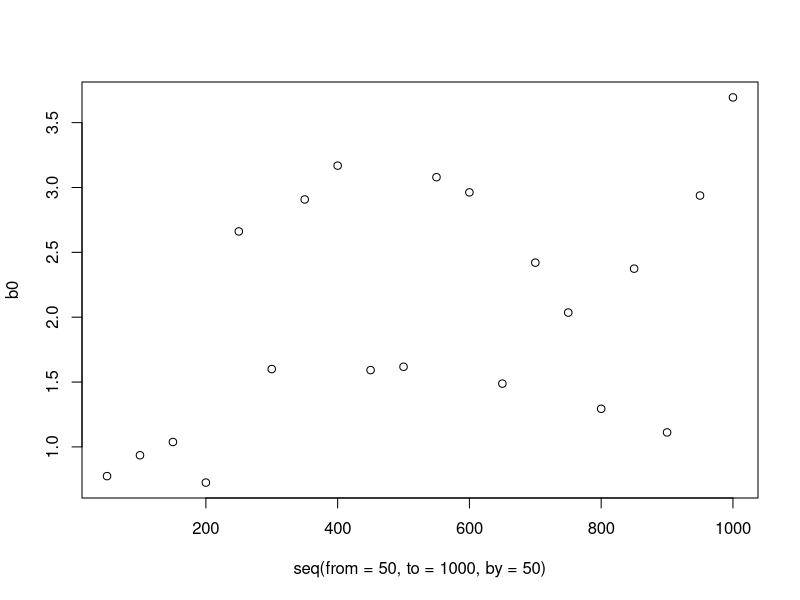
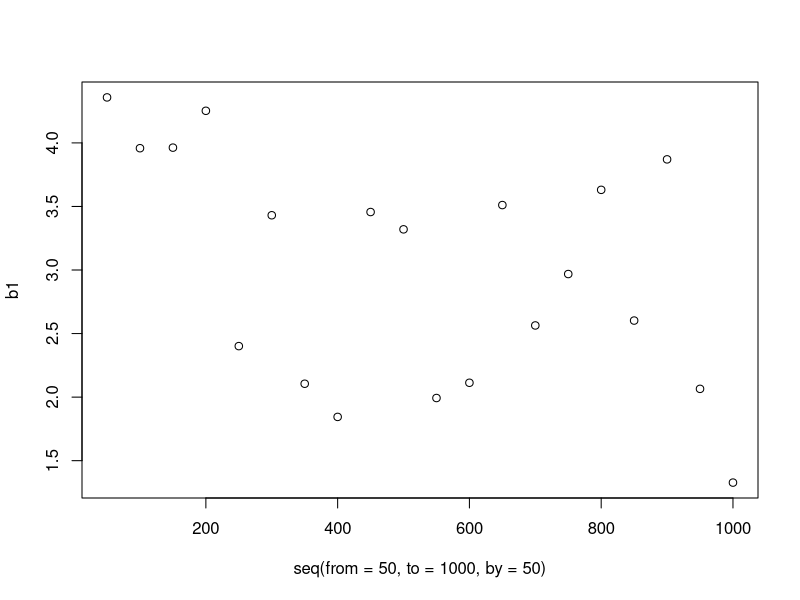
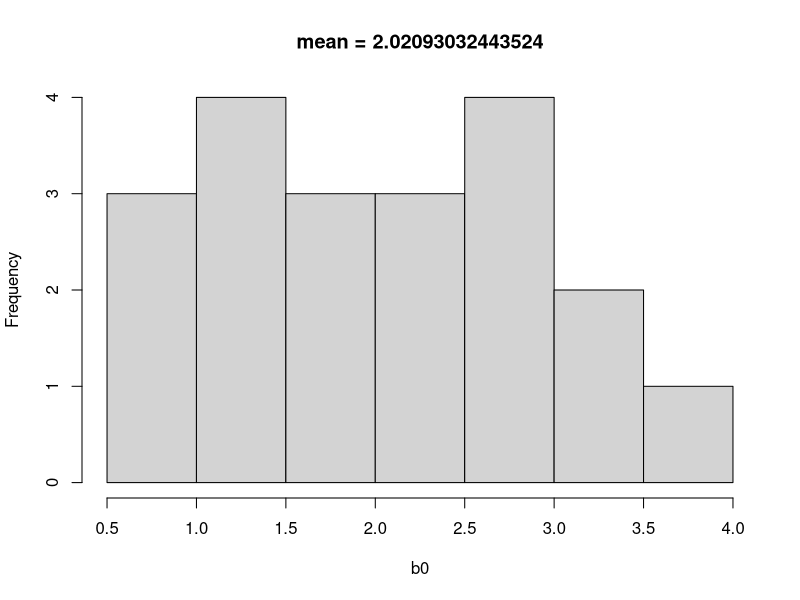
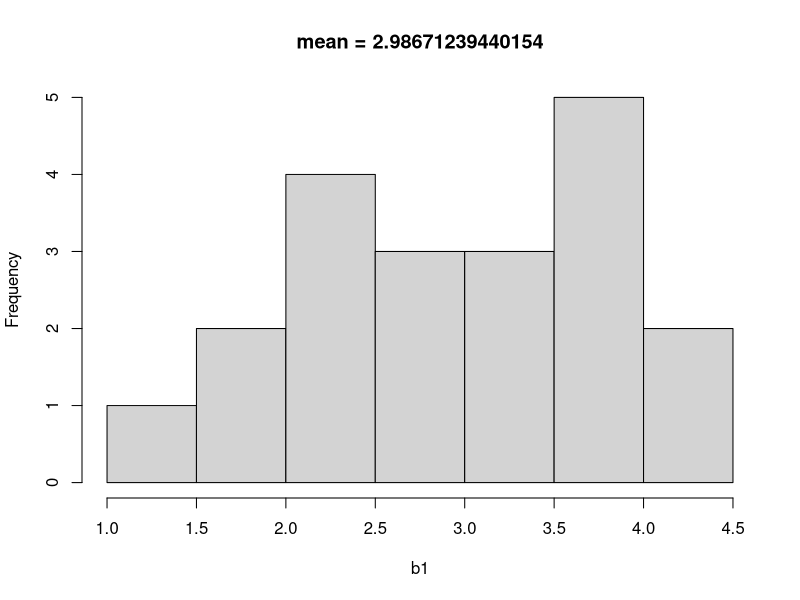
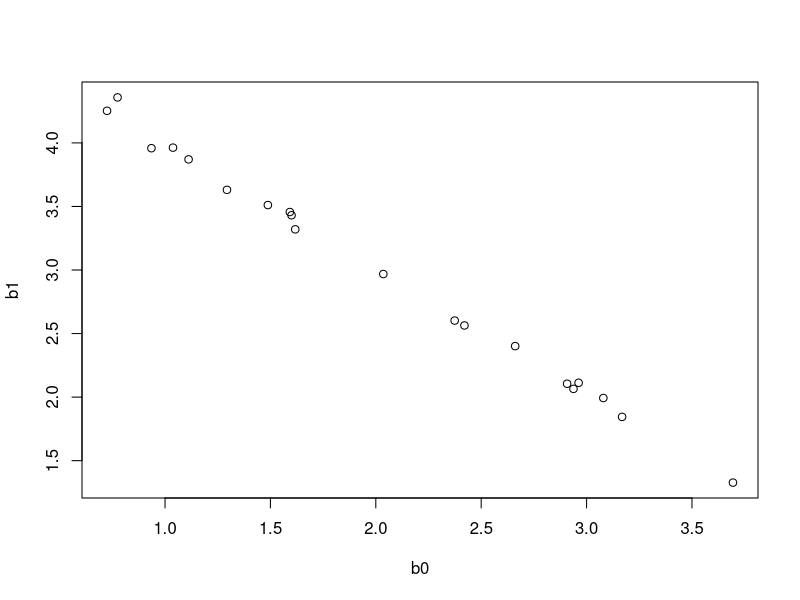
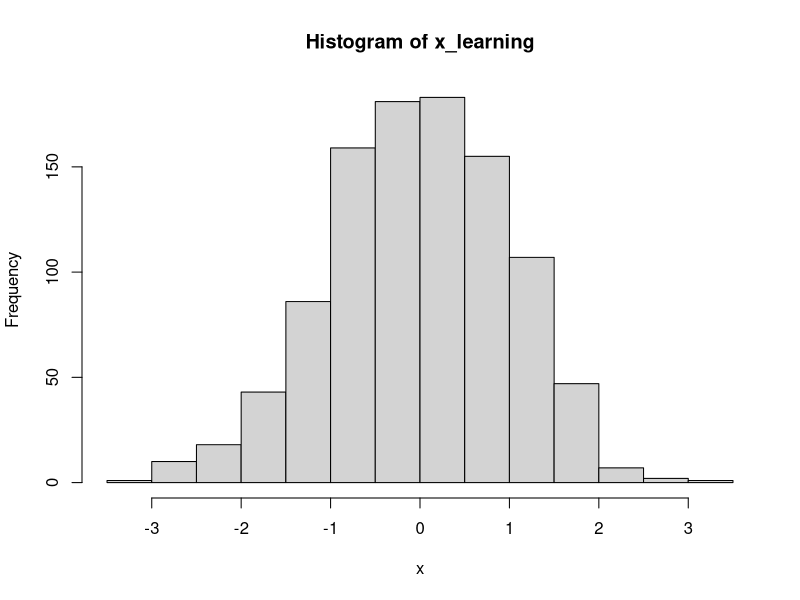
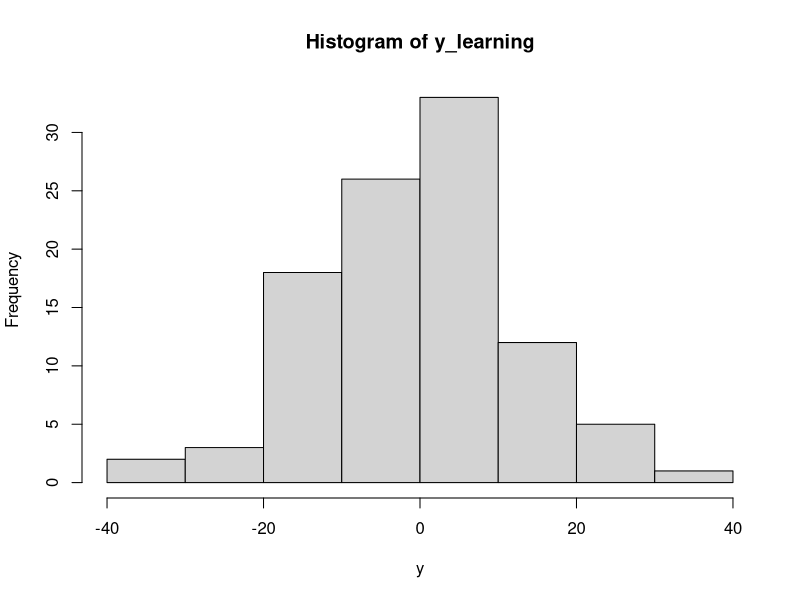
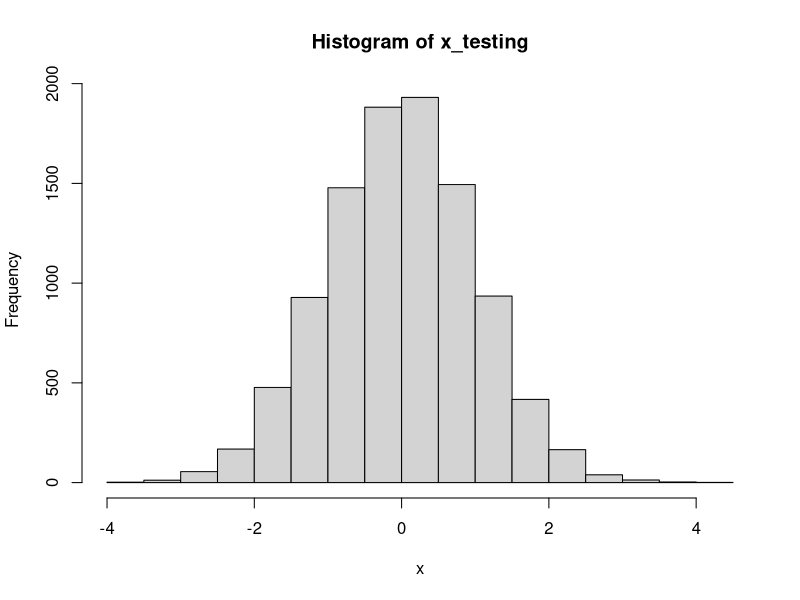

Generate these figures, in order, with R: (Note: this script raises an error after producing the figures.)
rm(list=ls())
#declare weight vectors
b0 <- vector()
b1 <- vector()

for (val in seq(from = 50, to=1000, by = 50)) # for different n, obtain b0 and b1
{
n = val
x1 = matrix(1,n,1) #x1 is n-by-1 matrix
x1 = c(x1, 2) # x1 is now (n+1)-by-1 matrix
e = rnorm(n+1,0,1) # a vector of n+1 normally distributed noise
y = 2+3*x1 + e 
simplefit = lm(y~x1)#least squares linear regression
coeff = coef(simplefit)#get coefficients

#store coeffcients for the current n
b0 = rbind(b0,coeff[1])
b1 = rbind(b1,coeff[2])
}
plot(seq(from = 50, to=1000, by = 50),b0)
plot(seq(from = 50, to=1000, by = 50),b1)
meanb0 = paste("mean =",toString(mean(b0)), sep = " ", collapse = NULL)
meanb1 =  paste("mean =",toString(mean(b1)), sep = " ", collapse = NULL)
hist(b0, main = meanb0)
hist(b1, main = meanb1)
correlation = cor(b0,b1)
plot(b0,b1)



# problem 5
library(MASS)
library(glmnet)
zeros_j = c(0,0,0,0,
            0,0,0,0,0,0)
betas = t(t(c(-4,-3,-2,-1,0,0,1,2,3,4)))
rho = 0.5
sigma = 2

#covariates with autocorrection
gamma_vals = c(1, 1/2, 1/4, 1/8, 1/16, 1/32, 1/64, 1/128, 1/256, 1/512,
                1/2, 1, 1/2, 1/4, 1/8, 1/16, 1/32, 1/64, 1/128, 1/256, 
                1/4, 1/2, 1, 1/2, 1/4, 1/8, 1/16, 1/32, 1/64, 1/128,
                1/8, 1/4, 1/2, 1, 1/2, 1/4, 1/8, 1/16, 1/32, 1/64,
                1/16, 1/8, 1/4, 1/2, 1, 1/2, 1/4, 1/8, 1/16, 1/32,
                1/32, 1/16, 1/8, 1/4, 1/2, 1, 1/2, 1/4, 1/8, 1/16,
                1/64, 1/32, 1/16, 1/8, 1/4, 1/2, 1, 1/2, 1/4, 1/8,
                1/128, 1/64, 1/32, 1/16, 1/8, 1/4, 1/2, 1, 1/2, 1/4,
                1/256, 1/128, 1/64, 1/32, 1/16, 1/8, 1/4, 1/2, 1, 1/2,
                1/512, 1/256, 1/128, 1/64, 1/32, 1/16, 1/8, 1/4, 1/2, 1)
#gamma cov matrix
Gamma = matrix(gamma_vals, nrow = 10, ncol = 10)

x_learning= mvrnorm(n = 100, mu = zeros_j, Sigma = Gamma)#x learning set
y_learning= vector()
for (n in 1:100)
{
  yval = rnorm(1, x_learning[n,]%*%betas, 4)#obtain y for each row in x learning set
  y_learning = c(y_learning,yval) #construct y leanring set
}

x_testing <- mvrnorm(n = 1000, mu = zeros_j, Sigma = Gamma)# x testin set
y_testing = vector()
for (n in 1:1000)
{
  yval = rnorm(1, x_testing[n,]%*%betas, 4)#obtain y for each row in x testing set
  y_testing = c(y_testing,yval)#construct y testing set
}

hist(x_learning,xlab = "x")
hist(y_learning,xlab = "y")
hist(x_testing, xlab = "x")
hist(y_testing, xlab = "y")

#problem b
lambdas <- seq(0,100)#lambdas from 0 to 100

fit.lasso <- glmnet(x_learning, y_learning,family="gaussian", lambda=lambdas, alpha=1)
fit.ridge <- glmnet(x_learning, y_learning,family="gaussian", lambda=lambdas, alpha=0)
fit.elnet <- glmnet(x_learning, y_learning,family="gaussian", lambda=lambdas, alpha=0.5)


plot(as.numeric(unlist(fit.lasso[5])),as.numeric(unlist(fit.lasso[3])), xlab = "lambdas",ylab = "degree of freedom",main = "LASSO")
plot(as.numeric(unlist(fit.ridge[5])),as.numeric(unlist(fit.ridge[3])), xlab = "lambdas",ylab = "degree of freedom",main = "Ridge")
plot(as.numeric(unlist(fit.elnet[5])),as.numeric(unlist(fit.elnet[3])), xlab = "lambdas",ylab = "degree of freedom",main = "Elastic Net")

plot(fit.lasso, xvar="lambda", main="LASSO")
plot(fit.ridge, xvar="lambda", main="Ridge")
plot(fit.elnet, xvar="lambda", main="Elastic Net")

fit.lasso.mse <- cv.glmnet(x_learning, y_learning, type.measure = "mse",family="gaussian", lambda=lambdas, alpha=1)
fit.ridge.mse <- cv.glmnet(x_learning, y_learning, type.measure = "mse",family="gaussian", lambda=lambdas, alpha=0)
fit.elnet.mse <- cv.glmnet(x_learning, y_learning, type.measure = "mse", lambda=lambdas, alpha=0.5,family="gaussian")

coef.lasso <- coef(fit.lasso.mse, s='lambda.1se')
coef.ridge <- coef(fit.ridge.mse, s='lambda.1se')
coef.elnet <- coef(fit.elnet.mse, s='lambda.1se')


# Plot solution paths:
par(mfrow=c(3,2))


plot(fit.lasso.mse, main ="LASSO")
plot(fit.ridge.mse, main="Ridge")
plot(fit.elnet.mse, main="Elastic Net")


#problem c)

#instantiate mse vectors to store mse values
mse0= vector()
mse1= vector()
mse2= vector()

#obtain predictions y for each lambda
for (n in lambdas)
{
yhat0 <- predict.cv.glmnet(fit.lasso.mse, s=n, newx=x_testing)
yhat1 <- predict.cv.glmnet(fit.ridge.mse, s=n, newx=x_testing)
yhat2 <- predict.cv.glmnet(fit.elnet.mse, s=n, newx=x_testing)

#store mse for each lambda
mse0 = c(mse0, mean((y_testing - yhat0)^2))
mse1 <- c(mse1, mean((y_testing - yhat1)^2))
mse2 <- c(mse2, mean((y_testing - yhat2)^2))

}

plot(lambdas,mse0,xlab="lambda",ylab="MSE", main="LASSO",xlim = c(0,15))
plot(lambdas,mse1,xlab="lambda",ylab="MSE", main="Ridge",xlim = c(0,15))
plot(lambdas,mse2,xlab="lambda",ylab="MSE", main="Elastic Net",xlim= c(0,15))

yhat00 <- predict(fit.lasso,  s=fit.lasso$lambda.1se, newx=x_testing)
yhat11 <- predict(fit.ridge,  s=fit.ridge$lambda.1se, newx=x_testing)
yhat22 <- predict(fit.elnet,  s=fit.elnet$lambda.1se, newx=x_testing)

mse00 <- mean((y_testing - yhat00)^2)
mse11 <- mean((y_testing - yhat11)^2)
mse22 <- mean((y_testing - yhat22)^2)